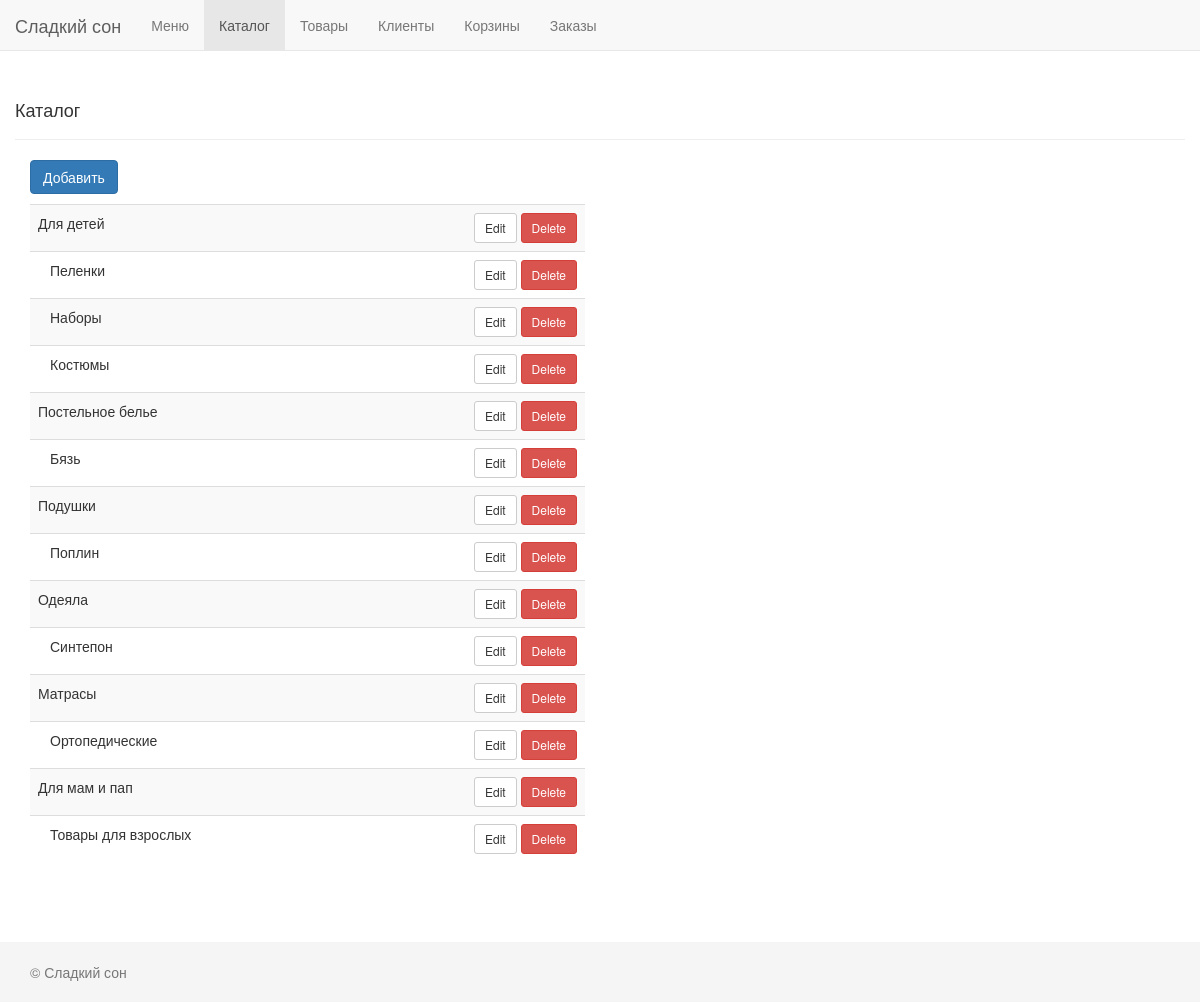
The app's page /admin/index.php?section=catalog with its own data.
### tables this page shows
CREATE TABLE IF NOT EXISTS `catalog` (
  `id` int(11) NOT NULL,
  `parent_id` int(11) NOT NULL,
  `name` char(250) NOT NULL,
  `price` char(30) DEFAULT NULL,
  `amount` char(30) DEFAULT NULL,
  `link` char(250) DEFAULT NULL,
  `imgLink` char(250) DEFAULT NULL
);

### admin/models/catalog.php (called while the page is built, shortened)
<?php
function GetCatalogList($parent_id = 0)
{
    $sql = "SELECT * FROM catalog WHERE parent_id=?";
    $sth = Db()->prepare($sql);
    if (!$sth->execute([$parent_id])) {
        print_r($sth->errorInfo());
        die;
    }
    return $sth->fetchall();
}

### admin/templates/catalog/list.php (the view, shortened to what this page needs)
<?php
$items = GetCatalogList();
?>
<div class="page-header">
    <h4>Каталог</h4>
</div>
<div class="col-xs-6">
    <button class="btn btn-primary" onclick="location.href='?section=catalog&action=new'">Добавить</button>
    <table class="table table-striped">
        <?php foreach ($items as $item): ?>
            <tr>
                <td>
                    <?= $item['name'] ?>
                </td>
                <td class="text-right">
                    <button type="button" class="btn btn-default btn-sm"
                            onclick="location.href='?section=catalog&action=edit&id=<?= $item['id'] ?>'">
                        Edit
                    </button>
                    <a href="?section=catalog&action=delete&id=<?= $item['id'] ?>" class="btn btn-danger btn-sm"
                            onclick="return confirm('Вы уверены?');">
                        Delete</a>
                </td>
            </tr>
            <?php
            $children = GetCatalogList($item['id']);
            foreach ($children as $child):
            ?>
                <tr>
                    <td style="padding-left: 20px">
                        <?= $child['name'] ?>
                    </td>
                    <td class="text-right">
                        <button type="button" class="btn btn-default btn-sm"
                                onclick="location.href='?section=catalog&action=edit&id=<?= $child['id'] ?>'">
                            Edit
                        </button>
                        <a href="?section=catalog&action=delete&id=<?= $child['id'] ?>" class="btn btn-danger btn-sm"
                                onclick="return confirm('Вы уверены?');">
                            Delete</a>
                    </td>
                </tr>
            <?php endforeach; ?>
        <?php endforeach; ?>
    </table>
</div>

### admin/css/main.css (style rules this page uses)
html { position: relative; min-height: 100%; }
body { margin-bottom: 60px; }

### records on screen
catalog: name "Для детей"
catalog: name "Пеленки"
catalog: name "Наборы"
catalog: name "Костюмы"
catalog: name "Постельное белье"
catalog: name "Бязь"
catalog: name "Подушки"
catalog: name "Поплин"
catalog: name "Одеяла"
catalog: name "Синтепон"
catalog: name "Матрасы"
catalog: name "Ортопедические"
catalog: name "Для мам и пап"
catalog: name "Товары для взрослых"
